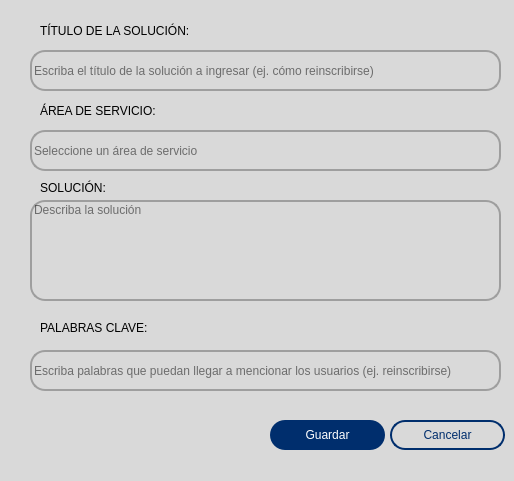
<?xml version="1.0" encoding="UTF-8"?>
<ui version="4.0">
 <class>WindowAgregarContenido</class>
 <widget class="QDialog" name="WindowAgregarContenido">
  <property name="geometry">
   <rect>
    <x>0</x>
    <y>0</y>
    <width>514</width>
    <height>481</height>
   </rect>
  </property>
  <property name="minimumSize">
   <size>
    <width>514</width>
    <height>481</height>
   </size>
  </property>
  <property name="maximumSize">
   <size>
    <width>514</width>
    <height>481</height>
   </size>
  </property>
  <property name="windowTitle">
   <string>Agregar Contenido</string>
  </property>
  <property name="windowIcon">
   <iconset>
    <normaloff>../img/298809902_539628011298194_5839572564237821349_n.png</normaloff>../img/298809902_539628011298194_5839572564237821349_n.png</iconset>
  </property>
  <property name="styleSheet">
   <string notr="true">background-color: rgb(217, 217, 217);</string>
  </property>
  <widget class="QLabel" name="label">
   <property name="geometry">
    <rect>
     <x>40</x>
     <y>20</y>
     <width>201</width>
     <height>21</height>
    </rect>
   </property>
   <property name="styleSheet">
    <string notr="true">font: 75 11.5pt &quot;SansSerif&quot;;</string>
   </property>
   <property name="text">
    <string>TÍTULO DE LA SOLUCIÓN:</string>
   </property>
  </widget>
  <widget class="QLineEdit" name="lineEdit">
   <property name="enabled">
    <bool>true</bool>
   </property>
   <property name="geometry">
    <rect>
     <x>30</x>
     <y>50</y>
     <width>471</width>
     <height>41</height>
    </rect>
   </property>
   <property name="styleSheet">
    <string notr="true">QLineEdit{
	background-color: rgb(217, 217, 217);
	font: 9pt &quot;MS Sans Serif&quot;;
	border: 2px solid rgb(158, 158, 158);
	border-radius: 15px;
	
}</string>
   </property>
   <property name="placeholderText">
    <string>Escriba el título de la solución a ingresar (ej. cómo reinscribirse)</string>
   </property>
  </widget>
  <widget class="QLineEdit" name="lineEdit_2">
   <property name="enabled">
    <bool>true</bool>
   </property>
   <property name="geometry">
    <rect>
     <x>30</x>
     <y>130</y>
     <width>471</width>
     <height>41</height>
    </rect>
   </property>
   <property name="styleSheet">
    <string notr="true">QLineEdit{
	background-color: rgb(217, 217, 217);
	font: 9pt &quot;MS Sans Serif&quot;;
	border: 2px solid rgb(158, 158, 158);
	border-radius: 15px;
	
}</string>
   </property>
   <property name="placeholderText">
    <string>Seleccione un área de servicio</string>
   </property>
  </widget>
  <widget class="QLineEdit" name="lineEdit_3">
   <property name="enabled">
    <bool>true</bool>
   </property>
   <property name="geometry">
    <rect>
     <x>30</x>
     <y>200</y>
     <width>471</width>
     <height>101</height>
    </rect>
   </property>
   <property name="styleSheet">
    <string notr="true">QLineEdit{
	background-color: rgb(217, 217, 217);
	font: 9pt &quot;MS Sans Serif&quot;;
	border: 2px solid rgb(158, 158, 158);
	border-radius: 15px;
	
}</string>
   </property>
   <property name="text">
    <string/>
   </property>
   <property name="alignment">
    <set>Qt::AlignLeading|Qt::AlignLeft|Qt::AlignTop</set>
   </property>
   <property name="placeholderText">
    <string>Describa la solución</string>
   </property>
  </widget>
  <widget class="QLineEdit" name="lineEdit_4">
   <property name="enabled">
    <bool>true</bool>
   </property>
   <property name="geometry">
    <rect>
     <x>30</x>
     <y>350</y>
     <width>471</width>
     <height>41</height>
    </rect>
   </property>
   <property name="styleSheet">
    <string notr="true">QLineEdit{
	background-color: rgb(217, 217, 217);
	font: 9pt &quot;MS Sans Serif&quot;;
	border: 2px solid rgb(158, 158, 158);
	border-radius: 15px;
	
}</string>
   </property>
   <property name="placeholderText">
    <string>Escriba palabras que puedan llegar a mencionar los usuarios (ej. reinscribirse)</string>
   </property>
  </widget>
  <widget class="QLabel" name="label_2">
   <property name="geometry">
    <rect>
     <x>40</x>
     <y>100</y>
     <width>211</width>
     <height>21</height>
    </rect>
   </property>
   <property name="styleSheet">
    <string notr="true">font: 75 11.5pt &quot;SansSerif&quot;;</string>
   </property>
   <property name="text">
    <string>ÁREA DE SERVICIO:</string>
   </property>
  </widget>
  <widget class="QLabel" name="label_3">
   <property name="geometry">
    <rect>
     <x>40</x>
     <y>180</y>
     <width>141</width>
     <height>16</height>
    </rect>
   </property>
   <property name="styleSheet">
    <string notr="true">font: 75 11.5pt &quot;SansSerif&quot;;</string>
   </property>
   <property name="text">
    <string>SOLUCIÓN:</string>
   </property>
  </widget>
  <widget class="QLabel" name="label_4">
   <property name="geometry">
    <rect>
     <x>40</x>
     <y>320</y>
     <width>191</width>
     <height>16</height>
    </rect>
   </property>
   <property name="styleSheet">
    <string notr="true">font: 75 11.5pt &quot;SansSerif&quot;;</string>
   </property>
   <property name="text">
    <string>PALABRAS CLAVE:</string>
   </property>
  </widget>
  <widget class="QPushButton" name="btn_Nuevo">
   <property name="geometry">
    <rect>
     <x>270</x>
     <y>420</y>
     <width>115</width>
     <height>30</height>
    </rect>
   </property>
   <property name="minimumSize">
    <size>
     <width>0</width>
     <height>30</height>
    </size>
   </property>
   <property name="cursor">
    <cursorShape>PointingHandCursor</cursorShape>
   </property>
   <property name="styleSheet">
    <string notr="true">QPushButton {
	
	font: 14pt &quot;Calibri&quot;;
	color: rgb(255, 255, 255);
	background-color: rgb(0, 46, 109);
	border: 0px solid;
	border-radius:15px;
}
QPushButton:hover {
	background-color: rgb(93, 129, 163);
}


	
	
	
	
</string>
   </property>
   <property name="text">
    <string>Guardar</string>
   </property>
   <property name="flat">
    <bool>false</bool>
   </property>
  </widget>
  <widget class="QPushButton" name="btn_Eliminar">
   <property name="geometry">
    <rect>
     <x>390</x>
     <y>420</y>
     <width>115</width>
     <height>30</height>
    </rect>
   </property>
   <property name="minimumSize">
    <size>
     <width>0</width>
     <height>30</height>
    </size>
   </property>
   <property name="cursor">
    <cursorShape>PointingHandCursor</cursorShape>
   </property>
   <property name="styleSheet">
    <string notr="true">QPushButton {
	
	font: 14pt &quot;Calibri&quot;;
	
	color: rgb(0, 46, 109);
	
	background-color:transparent;
	border: 2px solid;
	border-color: rgb(0, 46, 109);
	border-radius:15px;
}
QPushButton:hover {
	
	background-color:rgb(0, 47, 110);
}


	
	
	
	
</string>
   </property>
   <property name="text">
    <string>Cancelar</string>
   </property>
   <property name="flat">
    <bool>false</bool>
   </property>
  </widget>
 </widget>
 <resources/>
 <connections>
  <connection>
   <sender>btn_Eliminar</sender>
   <signal>clicked()</signal>
   <receiver>WindowAgregarContenido</receiver>
   <slot>close()</slot>
   <hints>
    <hint type="sourcelabel">
     <x>456</x>
     <y>441</y>
    </hint>
    <hint type="destinationlabel">
     <x>502</x>
     <y>480</y>
    </hint>
   </hints>
  </connection>
 </connections>
</ui>
